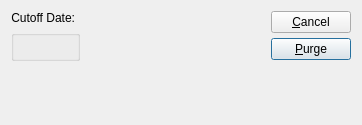
<?xml version="1.0" encoding="UTF-8"?>
<ui version="4.0">
 <comment>This file is part of the xTuple ERP: PostBooks Edition, a free and
open source Enterprise Resource Planning software suite,
Copyright (c) 1999-2011 by OpenMFG LLC, d/b/a xTuple.
It is licensed to you under the Common Public Attribution License
version 1.0, the full text of which (including xTuple-specific Exhibits)
is available at www.xtuple.com/CPAL.  By using this software, you agree
to be bound by its terms.</comment>
 <class>purgeClosedWorkOrders</class>
 <widget class="QDialog" name="purgeClosedWorkOrders">
  <property name="geometry">
   <rect>
    <x>0</x>
    <y>0</y>
    <width>362</width>
    <height>125</height>
   </rect>
  </property>
  <property name="windowTitle">
   <string>Purge Closed Work Orders</string>
  </property>
  <layout class="QHBoxLayout" name="horizontalLayout">
   <item>
    <layout class="QVBoxLayout">
     <property name="spacing">
      <number>0</number>
     </property>
     <item>
      <layout class="QVBoxLayout">
       <property name="spacing">
        <number>5</number>
       </property>
       <item>
        <layout class="QHBoxLayout">
         <property name="spacing">
          <number>5</number>
         </property>
         <item>
          <widget class="QLabel" name="_cutoffDateLit">
           <property name="text">
            <string>Cutoff Date:</string>
           </property>
           <property name="alignment">
            <set>Qt::AlignRight|Qt::AlignTrailing|Qt::AlignVCenter</set>
           </property>
          </widget>
         </item>
         <item>
          <layout class="QHBoxLayout">
           <property name="spacing">
            <number>0</number>
           </property>
           <item>
            <widget class="DLineEdit" name="_cutOffDate"/>
           </item>
           <item>
            <spacer name="spacer89">
             <property name="orientation">
              <enum>Qt::Horizontal</enum>
             </property>
             <property name="sizeType">
              <enum>QSizePolicy::Preferred</enum>
             </property>
             <property name="sizeHint" stdset="0">
              <size>
               <width>0</width>
               <height>10</height>
              </size>
             </property>
            </spacer>
           </item>
          </layout>
         </item>
        </layout>
       </item>
       <item>
        <widget class="WarehouseGroup" name="_warehouse">
         <property name="title">
          <string/>
         </property>
         <property name="fixedSize">
          <bool>false</bool>
         </property>
        </widget>
       </item>
      </layout>
     </item>
     <item>
      <spacer name="Spacer10">
       <property name="orientation">
        <enum>Qt::Vertical</enum>
       </property>
       <property name="sizeType">
        <enum>QSizePolicy::Expanding</enum>
       </property>
       <property name="sizeHint" stdset="0">
        <size>
         <width>20</width>
         <height>0</height>
        </size>
       </property>
      </spacer>
     </item>
    </layout>
   </item>
   <item>
    <spacer name="Spacer9">
     <property name="orientation">
      <enum>Qt::Horizontal</enum>
     </property>
     <property name="sizeType">
      <enum>QSizePolicy::Expanding</enum>
     </property>
     <property name="sizeHint" stdset="0">
      <size>
       <width>25</width>
       <height>20</height>
      </size>
     </property>
    </spacer>
   </item>
   <item>
    <layout class="QVBoxLayout">
     <property name="spacing">
      <number>5</number>
     </property>
     <item>
      <widget class="QPushButton" name="_close">
       <property name="text">
        <string>&amp;Cancel</string>
       </property>
      </widget>
     </item>
     <item>
      <widget class="QPushButton" name="_purge">
       <property name="text">
        <string>&amp;Purge</string>
       </property>
       <property name="default">
        <bool>true</bool>
       </property>
      </widget>
     </item>
     <item>
      <spacer name="Spacer8">
       <property name="orientation">
        <enum>Qt::Vertical</enum>
       </property>
       <property name="sizeType">
        <enum>QSizePolicy::Expanding</enum>
       </property>
       <property name="sizeHint" stdset="0">
        <size>
         <width>20</width>
         <height>0</height>
        </size>
       </property>
      </spacer>
     </item>
    </layout>
   </item>
  </layout>
 </widget>
 <layoutdefault spacing="6" margin="11"/>
 <pixmapfunction>qPixmapFromMimeSource</pixmapfunction>
 <customwidgets>
  <customwidget>
   <class>DLineEdit</class>
   <extends>QWidget</extends>
   <header>datecluster.h</header>
  </customwidget>
  <customwidget>
   <class>WarehouseGroup</class>
   <extends>QGroupBox</extends>
   <header>warehousegroup.h</header>
  </customwidget>
 </customwidgets>
 <tabstops>
  <tabstop>_cutOffDate</tabstop>
  <tabstop>_warehouse</tabstop>
  <tabstop>_purge</tabstop>
  <tabstop>_close</tabstop>
 </tabstops>
 <resources/>
 <connections>
  <connection>
   <sender>_close</sender>
   <signal>clicked()</signal>
   <receiver>purgeClosedWorkOrders</receiver>
   <slot>reject()</slot>
   <hints>
    <hint type="sourcelabel">
     <x>20</x>
     <y>20</y>
    </hint>
    <hint type="destinationlabel">
     <x>20</x>
     <y>20</y>
    </hint>
   </hints>
  </connection>
 </connections>
</ui>
